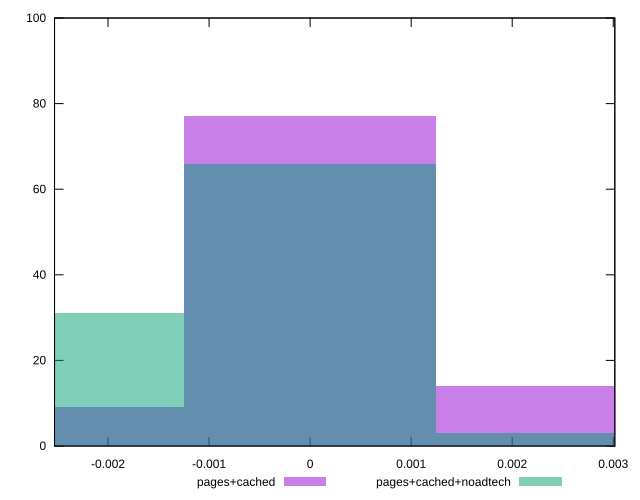

The script that saved this image:
reset

$pagesCached <<EOF
0 77
0.0024992620873046847 14
-0.0024992620873046847 9
EOF

$pagesCachedNoadtech <<EOF
0 66
0.0024992620873046847 3
-0.0024992620873046847 31
EOF

set key outside below
set boxwidth 0.0024992620873046847
set xrange [-0.0025293966109044917:0.003015429375235656]
set yrange [0:100]
set trange [0:100]
set style fill transparent solid 0.5 noborder
set terminal svg size 640, 500 enhanced background rgb 'white'
set output "report_00016_2021-02-10T13-31-48.338Z/meta/pScore-difference/comparison/histogram/1_vs_2.svg"

plot $pagesCached title "pages+cached" with boxes, \
     $pagesCachedNoadtech title "pages+cached+noadtech" with boxes

reset
